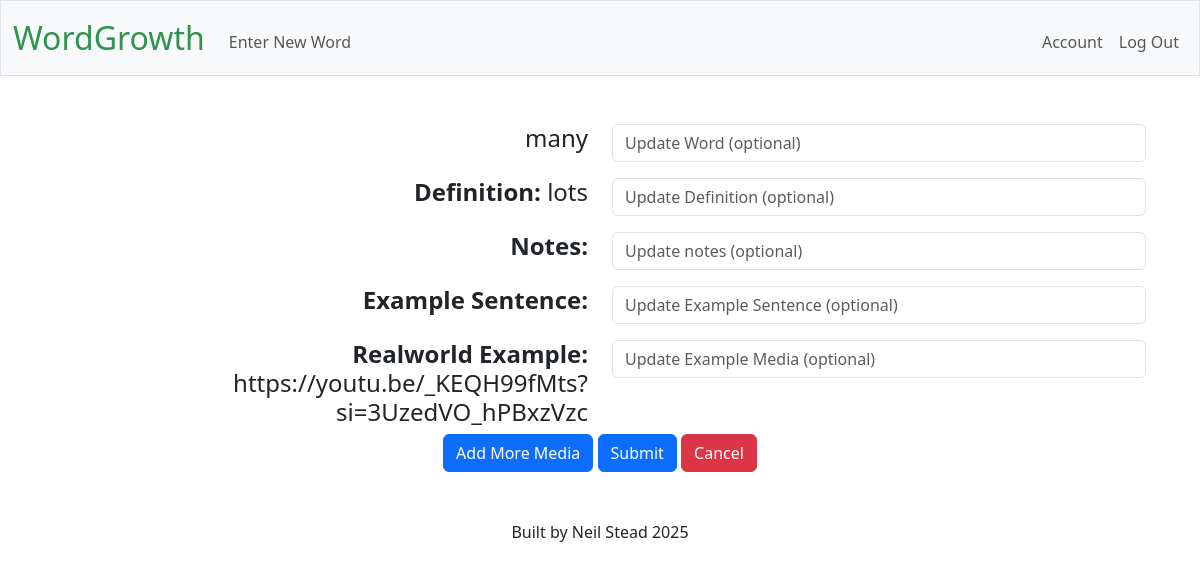
The app's page /word_edit/42 (signed in) with its own data.
### tables this page shows
CREATE TABLE "vocabulary" (id INTEGER PRIMARY KEY AUTOINCREMENT, user_id INTEGER, word TEXT NOT NULL, definition TEXT, notes TEXT, example_sentence TEXT, example_media TEXT, media_type TEXT, article_excerpt TEXT, FOREIGN KEY (user_id) REFERENCES users(id));

CREATE TABLE media (id INTEGER PRIMARY KEY AUTOINCREMENT, word_id INTEGER NOT NULL, example_media TEXT, media_type TEXT, article_excerpt TEXT, FOREIGN KEY (word_id) REFERENCES vocabulary(id));

### app.py (the view)
@app.route("/word_edit/<int:word_id>", methods=["POST", "GET"])
@login_required
def word_edit(word_id):
    conn = get_db_connection()
    cursor = conn.cursor()
    cursor.execute("SELECT * FROM vocabulary WHERE id=?", [word_id])
    word = cursor.fetchone()
    cursor.execute("SELECT * FROM media WHERE word_id=?", [word_id])
    media_list = cursor.fetchall()
    if request.method == "POST":
        media_ids = request.form.getlist("media_id[]")
        new_media_list = request.form.getlist("example_media[]")
        additional_media_list = request.form.getlist("additional_media[]")
        updated_word = request.form.get("word") or word["word"]
        updated_definition = request.form.get("definition") or word["definition"]
        updated_notes = request.form.get("notes") or word["notes"]
        updated_example_sentence = request.form.get("example_sentence") or word["example_sentence"]
        if additional_media_list:
            for media in additional_media_list:
                media_type = classify_media_url(media)
                if media_type == 'article':
                    cursor.execute(
                        "INSERT INTO media (word_id, media_type, article_excerpt) VALUES (?, ?, ?)", [word_id, media_type, media]
                        )
                    conn.commit()
                else:
                    cursor.execute(
                        "INSERT INTO media (word_id, example_media, media_type) VALUES (?, ?, ?)", [word_id, media, media_type]
                        )
            conn.commit()
        if new_media_list:
            for media_id, media in zip(media_ids, new_media_list):
                original = next((m for m in media_list if m["id"] == int(media_id)), None)
                if not media.strip():
                    continue  # skip updating this row entirely
                new_type = classify_media_url(media)
                if new_type == original:
                    if new_type == 'video':
                        cursor.execute(
                            "UPDATE media SET example_media = ? WHERE id = ?",
                                [media, media_id]
                            )
                    else:
                        cursor.execute(
                            "UPDATE media SET article_excerpt = ? WHERE id = ?",
                                [media, media_id]
                            )
                else:
                    if new_type == 'video':
                        cursor.execute(
                            "UPDATE media SET example_media = ?, article_excerpt = NULL, media_type = ? WHERE id = ?",
                                [media, new_type, media_id]
                            )
                    else:
                        cursor.execute(
                            "UPDATE media SET example_media = NULL, article_excerpt = ?, media_type = ? WHERE id = ?",
                                [media, new_type, media_id]
                            )
            conn.commit()
        cursor.execute(
            "UPDATE vocabulary SET word = ?, definition = ?, notes = ?, example_sentence = ? WHERE id = ?",
                [
                updated_word,
                updated_definition,
                updated_notes,
                updated_example_sentence,
                word_id
                ]
            )
        conn.commit()
        return redirect(url_for("word_view", word_id=word["id"]))
    else:
        return  render_template("word_edit.html", word=word, media_list=media_list)

### app.py (called while the page is built)
@app.teardown_appcontext
def close_db_connection(exception):
    db = g.pop('db', None)
    if db is not None:
        db.close()

### helpers.py (called while the page is built)
def get_db_connection():
    if 'db' not in g:
        g.db = sqlite3.connect(DATABASE)
        g.db.execute("PRAGMA foreign_keys = ON")  # Enables foreign key checks
        g.db.row_factory = sqlite3.Row # enables dictionaries to be returned not just tuples
    return g.db

def login_required(f):
    @wraps(f)
    def decorated_function(*args, **kwargs):
        if 'user_id' not in session:
            return redirect(url_for('login'))
        return f(*args, **kwargs)
    return decorated_function

### templates/word_edit.html (shortened to what this page needs)
{% extends "layout.html" %}
{% block main %}
<div class="container">
    <form action="{{  url_for('word_edit', word_id=word['id'])  }}" method="post">
        <div class="row">
            <div class="col-6 text-end"><h4>{{ word["word"] }}</h4></div>
            <div class="col-6 mb-3"><input autocomplete="off" autofocus class="form-control" name="word" placeholder="Update Word (optional)" type="text"></div>
        </div>
        <div class="row">
            <div class="col-6 text-end"><h4><strong>Definition:</strong> {{ word["definition"] }}</h4></div>
            <div class="col-6 mb-3"><input autocomplete="off" class="form-control" name="definition" placeholder="Update Definition (optional)" type="text"></div>
        </div>
        <div class="row">
            <div class="col-6 text-end"><h4><strong>Notes:</strong> {{ word["notes"] }}</h4></div>
            <div class="col-6 mb-3"><input autocomplete="off" class="form-control" name="notes" placeholder="Update notes (optional)" type="text"></div>
        </div>
        <div class="row">
            <div class="col-6 text-end"><h4><strong>Example Sentence:</strong> {{ word["example_sentence"] }}</h4></div>
            <div class="col-6 mb-3"><input autocomplete="off" class="form-control" name="example_sentence" placeholder="Update Example Sentence (optional)" type="text"></div>
        </div>
        {% for media in media_list %}
            {% if media["media_type"] == 'video' %}
                <div class="row">
                    <div class="col-6 text-end"><h4><strong>Realworld Example:</strong> {{ media["example_media"] }}</h4>
                    </div>
                    <div class="col-6 mb-3">
                        <input autocomplete="off" class="form-control" name="example_media[]" placeholder="Update Example Media (optional)" type="text">
                    </div>
                </div>
            {% endif %}
        {% endfor %}
        <button class="btn btn-primary" type="button" id="add_media">Add More Media</button>
        <button class="btn btn-primary" value="submit" type="submit">Submit</button>
        <a href="{{ url_for('word_view', word_id=word['id']) }}" class="btn btn-danger">Cancel</a>
    </form>
</div>
{% endblock %}>

### records on screen
vocabulary: word "many", definition "lots"
media: example_media "https://youtu.be/_KEQH99fMts?si=3UzedVO_hPBxzVzc"
